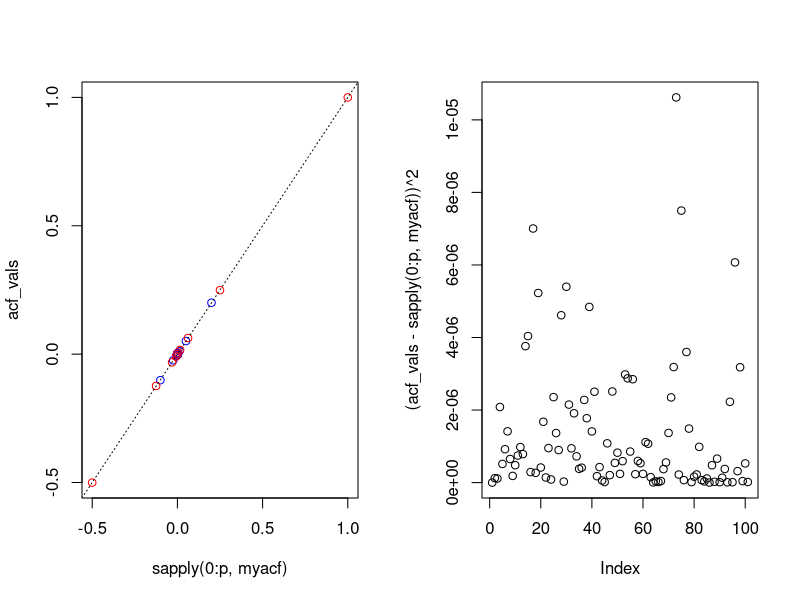

Reproduce this figure in R.
library(zoo)
library(tseries)


########## THE FIX: ODD SHOULD BE (i + 1)/2 NOT (i - 1)/2
par(mfrow = c(1, 2))

test = arima.sim(n = 1000000, list(ar = c(0,  -0.5), ma = c(0.5)),
                 sd = 1)


p = 100

acf_vals = acf(test, lag.max = p, plot= F)$acf

myacf = function(h){
  if((h %% 2) == 0){
    (-0.5)^(h/2)
  }
  else{
    # why not 1/4 
    (1/5)*((-0.5)^((h-1)/2))
  }
}   


cols=sapply(0:p, function(h){
  ifelse((h %% 2) == 0, 'red', 'blue')
})
plot(x = sapply(0:p, myacf),
     y = acf_vals, 
     col = cols)
abline(a = 0, b = 1, col = "black", lty='dotted')

plot((acf_vals -sapply(0:p, myacf) )^2)
sum( (acf_vals -sapply(0:p, myacf) )^2)
